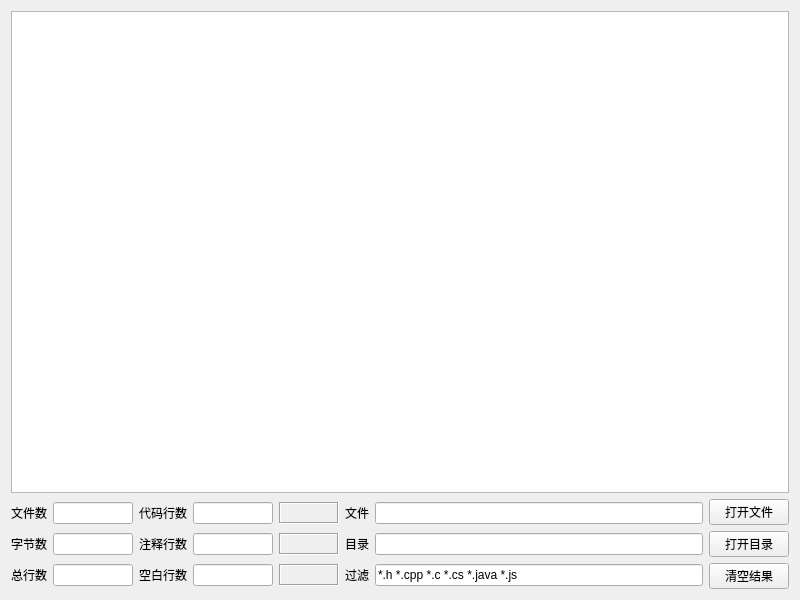
<?xml version="1.0" encoding="UTF-8"?>
<ui version="4.0">
 <class>Widget</class>
 <widget class="QWidget" name="Widget">
  <property name="geometry">
   <rect>
    <x>0</x>
    <y>0</y>
    <width>800</width>
    <height>600</height>
   </rect>
  </property>
  <layout class="QVBoxLayout" name="verticalLayout_2">
   <item>
    <widget class="QTableWidget" name="tableWidget"/>
   </item>
   <item>
    <widget class="QWidget" name="widget" native="true">
     <layout class="QGridLayout" name="gridLayout_2">
      <property name="leftMargin">
       <number>0</number>
      </property>
      <property name="topMargin">
       <number>0</number>
      </property>
      <property name="rightMargin">
       <number>0</number>
      </property>
      <property name="bottomMargin">
       <number>0</number>
      </property>
      <item row="0" column="0" rowspan="3">
       <layout class="QGridLayout" name="gridLayout">
        <item row="0" column="3">
         <widget class="QLineEdit" name="txtCode">
          <property name="maximumSize">
           <size>
            <width>80</width>
            <height>16777215</height>
           </size>
          </property>
          <property name="alignment">
           <set>Qt::AlignCenter</set>
          </property>
          <property name="readOnly">
           <bool>true</bool>
          </property>
         </widget>
        </item>
        <item row="2" column="1">
         <widget class="QLineEdit" name="txtRow">
          <property name="sizePolicy">
           <sizepolicy hsizetype="Ignored" vsizetype="Fixed">
            <horstretch>0</horstretch>
            <verstretch>0</verstretch>
           </sizepolicy>
          </property>
          <property name="alignment">
           <set>Qt::AlignCenter</set>
          </property>
          <property name="readOnly">
           <bool>true</bool>
          </property>
         </widget>
        </item>
        <item row="1" column="3">
         <widget class="QLineEdit" name="txtNote">
          <property name="sizePolicy">
           <sizepolicy hsizetype="Ignored" vsizetype="Fixed">
            <horstretch>0</horstretch>
            <verstretch>0</verstretch>
           </sizepolicy>
          </property>
          <property name="alignment">
           <set>Qt::AlignCenter</set>
          </property>
          <property name="readOnly">
           <bool>true</bool>
          </property>
         </widget>
        </item>
        <item row="2" column="3">
         <widget class="QLineEdit" name="txtBlank">
          <property name="sizePolicy">
           <sizepolicy hsizetype="Ignored" vsizetype="Fixed">
            <horstretch>0</horstretch>
            <verstretch>0</verstretch>
           </sizepolicy>
          </property>
          <property name="alignment">
           <set>Qt::AlignCenter</set>
          </property>
          <property name="readOnly">
           <bool>true</bool>
          </property>
         </widget>
        </item>
        <item row="0" column="1">
         <widget class="QLineEdit" name="txtCount">
          <property name="maximumSize">
           <size>
            <width>80</width>
            <height>16777215</height>
           </size>
          </property>
          <property name="alignment">
           <set>Qt::AlignCenter</set>
          </property>
          <property name="readOnly">
           <bool>true</bool>
          </property>
         </widget>
        </item>
        <item row="0" column="4">
         <widget class="QLabel" name="labPercentCode">
          <property name="minimumSize">
           <size>
            <width>60</width>
            <height>0</height>
           </size>
          </property>
          <property name="frameShape">
           <enum>QFrame::Box</enum>
          </property>
          <property name="frameShadow">
           <enum>QFrame::Sunken</enum>
          </property>
          <property name="text">
           <string/>
          </property>
          <property name="alignment">
           <set>Qt::AlignCenter</set>
          </property>
         </widget>
        </item>
        <item row="2" column="2">
         <widget class="QLabel" name="labBlank">
          <property name="text">
           <string>空白行数</string>
          </property>
         </widget>
        </item>
        <item row="1" column="1">
         <widget class="QLineEdit" name="txtSize">
          <property name="sizePolicy">
           <sizepolicy hsizetype="Ignored" vsizetype="Fixed">
            <horstretch>0</horstretch>
            <verstretch>0</verstretch>
           </sizepolicy>
          </property>
          <property name="alignment">
           <set>Qt::AlignCenter</set>
          </property>
          <property name="readOnly">
           <bool>true</bool>
          </property>
         </widget>
        </item>
        <item row="2" column="5">
         <widget class="QLabel" name="labFilter">
          <property name="text">
           <string>过滤</string>
          </property>
         </widget>
        </item>
        <item row="0" column="5">
         <widget class="QLabel" name="labFile">
          <property name="text">
           <string>文件</string>
          </property>
         </widget>
        </item>
        <item row="1" column="6">
         <widget class="QLineEdit" name="txtPath">
          <property name="readOnly">
           <bool>true</bool>
          </property>
         </widget>
        </item>
        <item row="0" column="6">
         <widget class="QLineEdit" name="txtFile">
          <property name="readOnly">
           <bool>true</bool>
          </property>
         </widget>
        </item>
        <item row="1" column="5">
         <widget class="QLabel" name="labPath">
          <property name="text">
           <string>目录</string>
          </property>
         </widget>
        </item>
        <item row="2" column="6">
         <widget class="QLineEdit" name="txtFilter">
          <property name="text">
           <string>*.h *.cpp *.c *.cs *.java *.js</string>
          </property>
         </widget>
        </item>
        <item row="1" column="4">
         <widget class="QLabel" name="labPercentNote">
          <property name="frameShape">
           <enum>QFrame::Box</enum>
          </property>
          <property name="frameShadow">
           <enum>QFrame::Sunken</enum>
          </property>
          <property name="text">
           <string/>
          </property>
          <property name="alignment">
           <set>Qt::AlignCenter</set>
          </property>
         </widget>
        </item>
        <item row="2" column="4">
         <widget class="QLabel" name="labPercentBlank">
          <property name="frameShape">
           <enum>QFrame::Box</enum>
          </property>
          <property name="frameShadow">
           <enum>QFrame::Sunken</enum>
          </property>
          <property name="text">
           <string/>
          </property>
          <property name="alignment">
           <set>Qt::AlignCenter</set>
          </property>
         </widget>
        </item>
        <item row="0" column="0">
         <widget class="QLabel" name="labCount">
          <property name="text">
           <string>文件数</string>
          </property>
         </widget>
        </item>
        <item row="0" column="2">
         <widget class="QLabel" name="labCode">
          <property name="text">
           <string>代码行数</string>
          </property>
         </widget>
        </item>
        <item row="1" column="2">
         <widget class="QLabel" name="labNote">
          <property name="text">
           <string>注释行数</string>
          </property>
         </widget>
        </item>
        <item row="1" column="0">
         <widget class="QLabel" name="labSize">
          <property name="text">
           <string>字节数</string>
          </property>
         </widget>
        </item>
        <item row="2" column="0">
         <widget class="QLabel" name="labRow">
          <property name="text">
           <string>总行数</string>
          </property>
         </widget>
        </item>
       </layout>
      </item>
      <item row="0" column="1">
       <widget class="QPushButton" name="btnOpenFile">
        <property name="text">
         <string>打开文件</string>
        </property>
       </widget>
      </item>
      <item row="1" column="1">
       <widget class="QPushButton" name="btnOpenPath">
        <property name="text">
         <string>打开目录</string>
        </property>
       </widget>
      </item>
      <item row="2" column="1">
       <widget class="QPushButton" name="btnClear">
        <property name="text">
         <string>清空结果</string>
        </property>
       </widget>
      </item>
     </layout>
    </widget>
   </item>
  </layout>
  <action name="actionOpen">
   <property name="icon">
    <iconset>
     <normaloff>:/images/toolbar/ic_files.png</normaloff>:/images/toolbar/ic_files.png</iconset>
   </property>
   <property name="text">
    <string>选择文件</string>
   </property>
   <property name="shortcut">
    <string>Ctrl+O</string>
   </property>
  </action>
  <action name="actionOpenDir">
   <property name="icon">
    <iconset>
     <normaloff>:/images/toolbar/ic_folder.png</normaloff>:/images/toolbar/ic_folder.png</iconset>
   </property>
   <property name="text">
    <string>选择目录</string>
   </property>
   <property name="shortcut">
    <string>Ctrl+Shift+O</string>
   </property>
  </action>
  <action name="actionAbout">
   <property name="icon">
    <iconset>
     <normaloff>:/images/toolbar/ic_about.png</normaloff>:/images/toolbar/ic_about.png</iconset>
   </property>
   <property name="text">
    <string>关于</string>
   </property>
  </action>
  <action name="actionClearModel">
   <property name="icon">
    <iconset>
     <normaloff>:/images/toolbar/ic_clean.png</normaloff>:/images/toolbar/ic_clean.png</iconset>
   </property>
   <property name="text">
    <string>清空列表</string>
   </property>
  </action>
  <action name="actionClearModelLine">
   <property name="icon">
    <iconset>
     <normaloff>:/images/toolbar/ic_delete.png</normaloff>:/images/toolbar/ic_delete.png</iconset>
   </property>
   <property name="text">
    <string>删除选中行</string>
   </property>
  </action>
  <action name="actionChinese">
   <property name="checkable">
    <bool>true</bool>
   </property>
   <property name="checked">
    <bool>true</bool>
   </property>
   <property name="text">
    <string>中文</string>
   </property>
  </action>
  <action name="actionEnglish">
   <property name="checkable">
    <bool>true</bool>
   </property>
   <property name="text">
    <string>English</string>
   </property>
  </action>
  <action name="actionUTF8">
   <property name="checkable">
    <bool>true</bool>
   </property>
   <property name="checked">
    <bool>true</bool>
   </property>
   <property name="text">
    <string>UTF8</string>
   </property>
  </action>
  <action name="actionGB18030">
   <property name="checkable">
    <bool>true</bool>
   </property>
   <property name="text">
    <string>GB18030</string>
   </property>
  </action>
  <action name="actionQuit">
   <property name="text">
    <string>退出</string>
   </property>
   <property name="shortcut">
    <string>Ctrl+Q</string>
   </property>
  </action>
 </widget>
 <layoutdefault spacing="6" margin="11"/>
 <tabstops>
  <tabstop>btnOpenFile</tabstop>
  <tabstop>btnOpenPath</tabstop>
  <tabstop>btnClear</tabstop>
  <tabstop>tableWidget</tabstop>
  <tabstop>txtCount</tabstop>
  <tabstop>txtSize</tabstop>
  <tabstop>txtRow</tabstop>
  <tabstop>txtCode</tabstop>
  <tabstop>txtNote</tabstop>
  <tabstop>txtBlank</tabstop>
  <tabstop>txtFile</tabstop>
  <tabstop>txtPath</tabstop>
  <tabstop>txtFilter</tabstop>
 </tabstops>
 <resources/>
 <connections/>
</ui>
